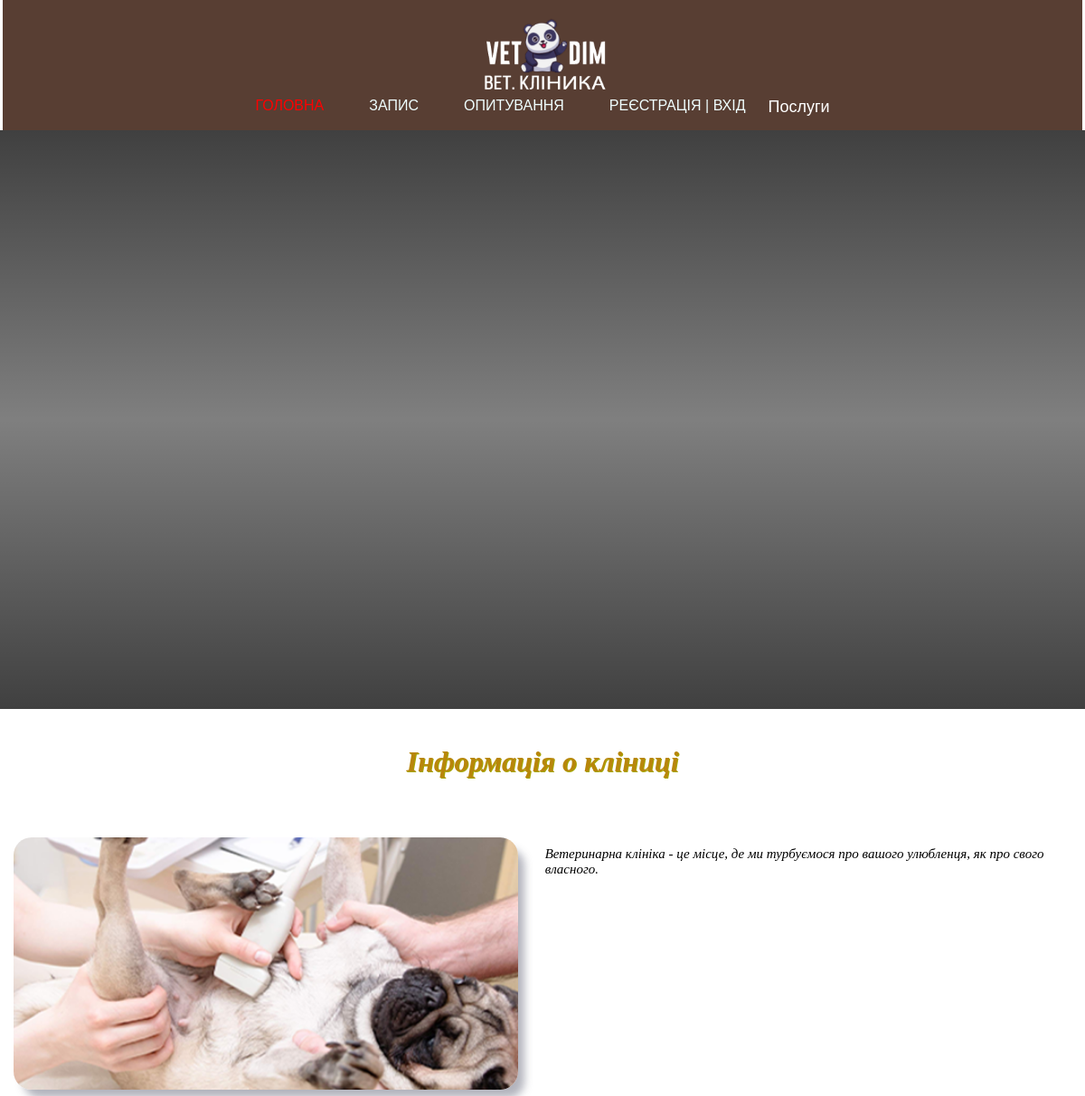
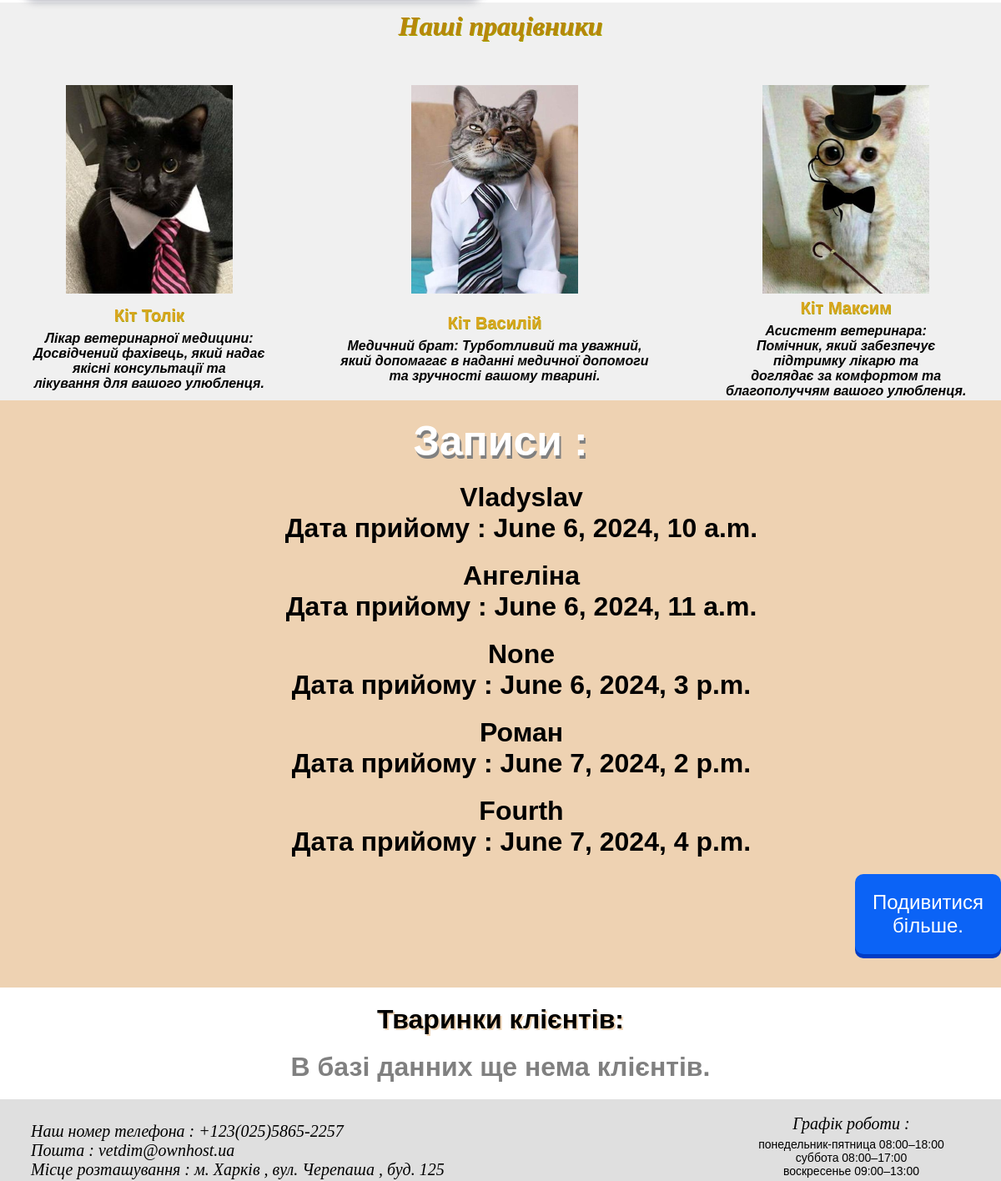
The page /polls/today on the database its author committed (2 pictures, top to bottom).
### polls/models.py (models this page shows, shortened)
class Booking(models.Model):
    time = models.CharField('Час прийому',max_length=20)
    date = models.DateTimeField('Дата')
    client = models.ForeignKey(Client,on_delete=models.PROTECT , null=True, blank=True)
    class Meta:
        verbose_name_plural = 'Запис на прийом'
        verbose_name = 'Запис на прийом'

class Client(models.Model):
    user = models.OneToOneField(User, on_delete=models.CASCADE, null=True)
    name = models.CharField('Імя',max_length=25)
    surname = models.CharField('Прізвище', max_length=35)
    number = models.CharField('Номер',max_length=10)
    def __str__(self):
        return self.name
    class Meta:
        verbose_name_plural = 'Кліент'
        verbose_name = 'Кліента'
        ordering = ['name']

### polls/views.py (the view)
# urls.py: path('today', views.last_booking, name='last_booking'),
def last_booking(request):
    bookings = Booking.objects.all()[0:5]
    total_bookings = Booking.objects.count()
    return render(request, 'index.html' , {'bookings':bookings , 'total_bookings':total_bookings})

### polls/templates/index.html (shortened to what this page needs)
<!DOCTYPE html>
{% load static %}
<html>
<head>
	<link href="{% static 'css/style.css' %}" rel="stylesheet">
</head>
<body>
    <header>
        <div class="navig">
            <a href="{% url 'main' %}">
                <img src="{% static 'img/logo1.png' %}" class="logo">
            </a>
            <ul>
                <li><a href="{% url 'main' %}" style="text-decoration: none; color: red; text-transform: uppercase;"> Головна </a></li>
                <li><a href="{% url 'reg' %}"> Запис </a></li>
                <li><a href="{% url 'second' %}">Опитування</a></li>
                {% if user.is_authenticated %}
                <span style="color:white">Привіт , {{request.user}} <br /> <span><a href="{%url 'logout'%}" style="color: white; text-transform: uppercase;"> Вийти</a></span></span>
                <pre>  </pre>
                {% else %}
                <li><a href="{% url 'regik' %}" style=" color = white;">Реєстрація | Вхід</a></li>
                {% endif %}
                <div class="dropdown">
                    <button class="dropbtn">Послуги</button>
                </div>
            </ul>
        </div>
    </header>
    <div class="hat">
        <h1 class="welcome">{{link_h1}}</h1>
    </div>
    <h1 class="text_adv">Інформація о кліниці</h1>
    <div class="middle" style="background-color: {{link_src}}">
        <div class="about_us">
            <img src="{% static 'img/client2.png' %}">
            <div><p class="discription_adv">Ветеринарна клініка - це місце, де ми турбуємося про вашого улюбленця, як про свого власного. </p>	 </div>
        </div>
    </div>
    <div class="rewards">
        <h1 class="text_emp">Наші працівники</h1>
        <table class="table_cats">
            <tr>
                <td>
                    <img src="{% static 'img/emp1.png' %}">
                </td>
                <td>
                    <img src="{% static 'img/emp2.png' %}">
                </td>
                <td>
                    <img src="{% static 'img/emp3.png' %}">
                </td>
            </tr>
            <tr>
                <td>
                    <p1 class="name"><b>Кіт Толік</b></p1>
                    <h4 class="desctiption">Лікар ветеринарної медицини: <br>Досвідчений фахівець, який надає <br>якісні консультації та<br> лікування для вашого улюбленця.</h4>
                </td>
                <td>
                    <p1 class="name"><b>Кіт Василій</b></p1>
                    <h4 class="desctiption">Медичний брат: Турботливий та уважний,<br> який допомагає в наданні медичної допомоги <br>	та зручності вашому тварині.</h4>
                </td>
                <td>
                    <p1 class="name"> <b>Кіт Максим </b></p1>
                    <h4 class="desctiption">Асистент ветеринара:<br> Помічник, який забезпечує<br> підтримку лікарю та<br> доглядає за комфортом та<br> благополуччям вашого улюбленця.</h4>
                </td>
            </tr>
        </table>
    </div>
    <div class="reviews" style="background-color:#EED2B2; ">
        <h1 style="text-align:center;color:white; text-shadow:grey 2px 4px; font-size:50px;">Записи :</h1>
        {% if bookings %}
        <div class="content" id="content">
            {% for el in bookings %}
            <div class="single_content" style="padding-top: 20px; padding-left: 50px; text-align: center;">
                <h1> {{ el.client }} </h1>
                <h1>Дата прийому : {{ el.date }}</h1>
            </div>
            {% endfor %}
            <div style="margin-left:1025px; margin-top:20px;" class="load_more-btn" id="btn">
                <button style=" font-size: 24px; padding: 20px; border: none; border-radius: 10px; text-decoration: none; color: white; background: #0B63F6; box-shadow: 0 5px 0 #003CC5; "type="button" class="btn-success">Подивитися більше.</button>
            </div>
            {% else %}
            <h1 style="text-align:center;color:grey; text-shadow:white 1px 1px; padding-top:20px; padding-bottom:20px;">В базі данних ще нема клієнтів.</h1>
            {% endif %}
        </div>
    </div>
    <h1 style="text-align:center; text-shadow:#EED2B2 2px 2px; padding-top:20px;">Тваринки клієнтів:</h1>
    {% if all_clients %}
    {% for el in all_clients %}
    <div style="padding-top:20px; padding-left:50px;">
        <h1> {{ el.client }} </h1>
        <table style="background-color:#EED2B2; padding:20px; border-radius:20px;margin-bottom:20px;">
            <td>
                <h1>Вік тваринки : {{ el.age }}</h1>
            </td>
            <td>
                <h1>&nbsp; Тип тваринки : {{ el.typeanimal }}</h1>
            </td>
        </table>
    </div>
    {% endfor %}
    {% else %}
    <h1 style="text-align:center;color:grey; text-shadow:white 1px 1px; padding-top:20px; padding-bottom:20px;">В базі данних ще нема клієнтів.</h1>
    {% endif %}
    <footer>
        <div class="info">
            <table>
                <tr>
                    <td>
                        <p class="discription_adv" style="text-align: left;">Наш номер телефона : +123(025)5865-2257 <br> Пошта : vetdim@ownhost.ua <br> Місце розташування : м. Харків , вул. Черепаша , буд. 125 </p>
                    </td>
                    <td>
                        <p class="discription_adv" style="font-size: 20px; padding-top:15px; ">Графік роботи : </p>
                        <p style="padding-left: 35px; padding-top:5px;font-size: 14px;">понедельник-пятница 08:00–18:00 <br> суббота	08:00–17:00<br>воскресенье	09:00–13:00<br></p>
                    </td>
                </tr>
            </table>
        </div>
    </footer>
</body>
</html>

### polls/static/css/style.css (style rules this page uses)
* { margin: 0px; padding: 0px; font-family: sans-serif; }
.hat { background-image: linear-gradient(rgba(0, 0, 0, 0.75) ,rgba(0, 0, 0, 0.5) ,rgba(0, 0, 0, 0.75)); height: 80vh; background-size: cover; background-position: center; min-height: 100px; }
.navig { width: 98%; margin: auto; padding: 15px; display: flex; align-items: center; justify-content: space-between; background-color: rgba(47, 14, 0, 0.8); }
.logo { width: 175px; cursor: pointer; }
.navig ul { display: flex; list-style: none; margin: 0; padding: 0; }
.navig ul li { margin: 0 25px; }
.navig ul li a { text-decoration: none; color: #F0FFFF; text-transform: uppercase; transition: 0.3s; }
.welcome { font-family: Verdana; color: #FFFFFF; text-align: center; padding-top: 250px; }
.info { background-color: #DFDFDF ; }
.rewards { background-color: #f0f0f0; width: 100%; }
.table_cats { margin-top: 50px; width: 100%; }
.text_emp { font-style: Italic; font-family: Tahoma; color: darkgoldenrod; padding-top : 10px; text-align: center; text-shadow: 1px 1px #A5A500; }
td { text-align: center; }
.name { font-size: 20px; color: goldenrod; text-shadow: 0.5px 0.5px #A5A500; }
.desctiption { font-style: Italic; padding-top: 7px; }
.reviews { background-color: #f0f0f0; padding-top: 20px; padding-bottom: 40px; }
.text_adv { padding-top: 40px; font-style: Italic; font-family: Tahoma; color: darkgoldenrod; text-align: center; text-shadow: 1px 1px #A5A500; }
.discription_adv { padding-top: 25px; padding-left: 35px; font-style: Italic ; font-family: initial; font-size: 20px; }
.info table { width : 100%; }
.about_us { width : 100%; margin-top: 20px; display: flex; justify-content: space-between; height: 50%; padding-top : 30px; padding-bottom : 10px; }
.about_us p { margin-left: 20px; padding-bottom: 25px; padding-left: 10px ; padding-right : 30px ; }
.about_us img { width : 50%; height : 90%; margin-top: 15px; margin-left : 15px; border-radius: 20px; box-shadow: 9px 11px 10px -2px rgba(66, 68, 90, 0.4); }
.dropdown { margin-left: auto; margin-right: 25px; position: relative; }
.dropbtn { background-color: transparent; color: #ffffff; border: none; padding: 0; cursor: pointer; font-size: 18px; }
@media only screen and (max-width : 1200px) { .navig { width: 97%; display: flex; flex-direction: column; } }
@media only screen and (max-width : 1200px) { .about_us img { height: 15%; } }
@media only screen and (max-width : 1200px) { .about_us p { font-size: 15px; } }

### rows shown on the page
Booking: client "Vladyslav", date "June 6, 2024, 10 a.m."
Booking: client "Ангеліна", date "June 6, 2024, 11 a.m."
Booking: client "None", date "June 6, 2024, 3 p.m."
Booking: client "Роман", date "June 7, 2024, 2 p.m."
Booking: client "Fourth", date "June 7, 2024, 4 p.m."
